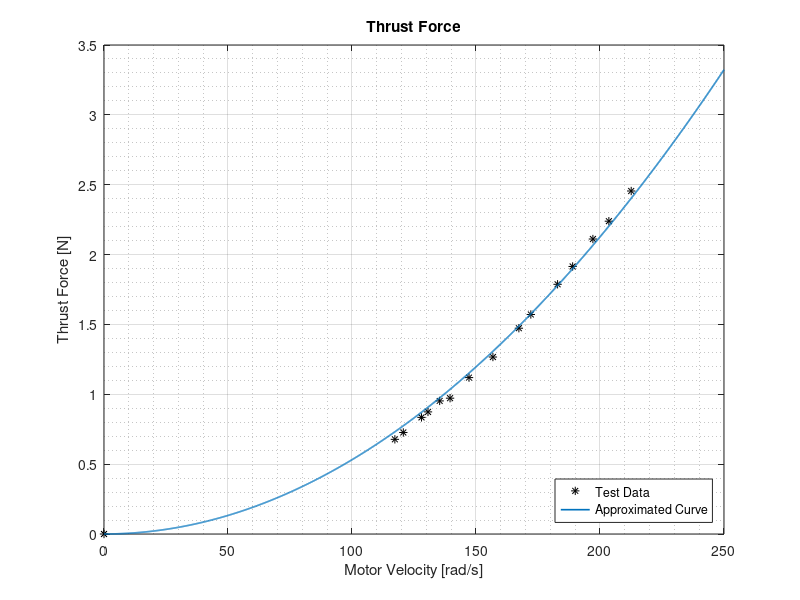

Reproduce this figure in MATLAB.
ThrustData=[0 0.67758 0.72668 0.8347 0.87398 0.95254 0.97218 1.11948 1.26678 1.473 1.5712 1.78724 1.9149 2.1113 ...
    2.23896 2.455];
SpeedData=[0 117.2861257 120.6895178 128.0199006 130.6378945 135.3502835 139.5390737 147.1836158 156.817833 ...
    167.2898088 172.1069175 182.8930523 188.9667981 197.134939 203.575204 212.5811029];

Kth=5.316868e-05;

t=linspace(0,250,2000);
curve=Kth.*t.^2;

% Plot
plot(SpeedData,ThrustData,'*k')
hold on;
plot(t,curve,'LineWidth',1.2)
grid on
grid minor
title('Thrust Force')
xlabel('Motor Velocity [rad/s]')
ylabel('Thrust Force [N]')
legend('Test Data','Approximated Curve','Location','SouthEast')
